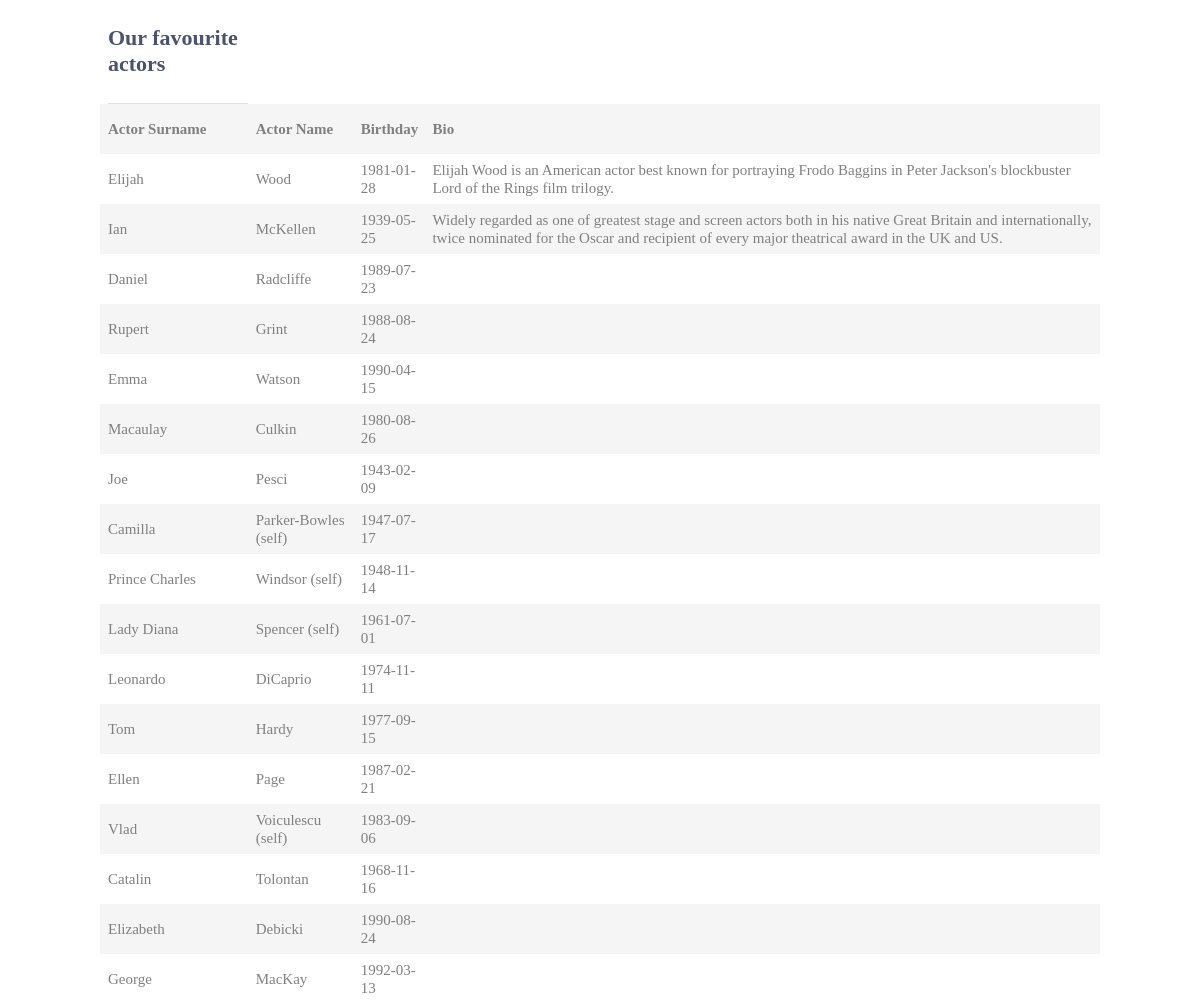
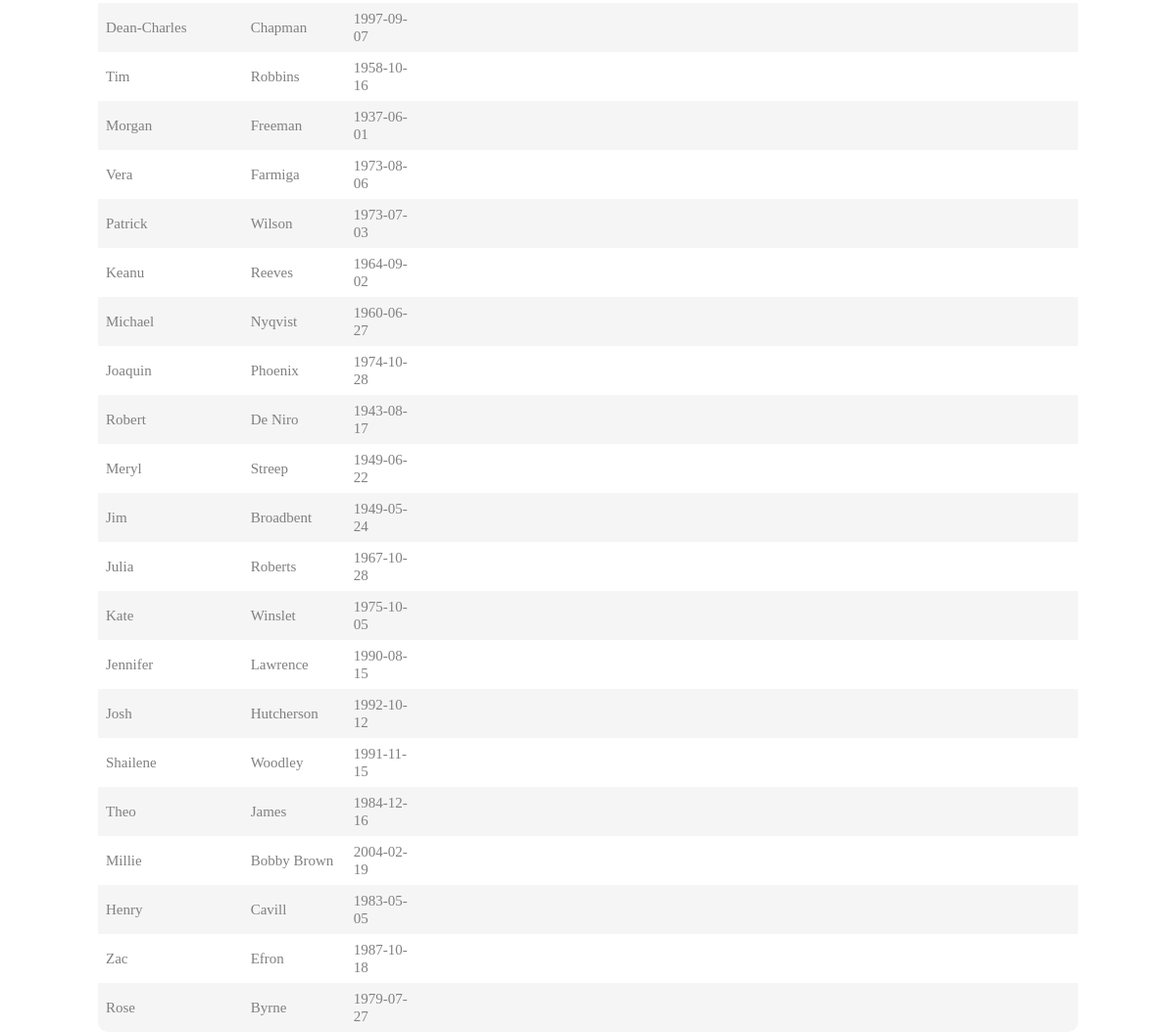
/actors.php, run on the app's committed database (2 pictures, top to bottom).
### tables this page shows
CREATE TABLE `actor` (
  `id_actor` int(11) NOT NULL,
  `prenume_actor` varchar(30) NOT NULL,
  `nume_actor` varchar(20) NOT NULL,
  `data_nasterii` date NOT NULL,
  `bio_actor` varchar(255) DEFAULT NULL
);

### actors.php (the view, shortened to what this page needs)
<?php
$mysqli = new mysqli("localhost", "eduard", "#eduarD123", "movie_db");
$query = 'SELECT * FROM `actor`';
$result = $mysqli->query($query);
?>
<!DOCTYPE html>
<head>
</head>
<body>
<link href="logged_in_style.css" rel="stylesheet" type="text/css">
<link rel="stylesheet" href="https://use.fontawesome.com/releases/v5.7.1/css/all.css">
<link href="tables_style.css" rel="stylesheet" type="text/css">
<div class="content">
<table>
    <tr>
        <th><h2>Our favourite actors</h2></th>
    </tr>
    <th> Actor Surname </th>
    <th> Actor Name </th>
    <th> Birthday </th>
    <th> Bio </th>
    <?php while($rows=mysqli_fetch_assoc($result))
    {
        ?>
        <tr>
            <td> <?php echo $rows['prenume_actor']; ?> </td>
            <td> <?php echo $rows['nume_actor']; ?> </td>
            <td> <?php echo $rows['data_nasterii']; ?> </td>
            <td> <?php echo $rows['bio_actor']; ?> </td>
        </tr>
        <?php
    }
    ?>
</table>
</div>
</body>

### logged_in_style.css (style rules this page uses)
.content { width: 1000px; margin: 0 auto; }
.content h2 { margin: 0; padding: 25px 0; font-size: 22px; border-bottom: 1px solid #e0e0e3; color: #4a536e; }

### tables_style.css (style rules this page uses)
* { margin: 0px; padding: 0px; box-sizing: border-box; }
body, html { height: 100%; font-family: sans-serif; }
h1,h2,h3,h4,h5,h6 { margin: 0px; }
table { border-spacing: 1; border-collapse: collapse; background: white; border-radius: 10px; overflow: hidden; width: 100%; margin: 0 auto; position: relative; }
table * { position: relative; }
table td, table th { padding-left: 8px; }
table tbody tr { height: 50px; }
table tbody tr:last-child { border: 0; }
table td, table th { text-align: left; }
tbody tr:nth-child(even) { background-color: #f5f5f5; }
tbody tr { font-family: OpenSans-Regular; font-size: 15px; color: #808080; line-height: 1.2; font-weight: unset; }

### data on the page
actor: prenume_actor "Elijah", nume_actor "Wood", data_nasterii "1981-01-28", bio_actor "Elijah Wood is an American actor best known for portraying Frodo Baggins in Peter Jackson's blockbuster Lord of the Rings film trilogy."
actor: prenume_actor "Ian", nume_actor "McKellen", data_nasterii "1939-05-25", bio_actor "Widely regarded as one of greatest stage and screen actors both in his native Great Britain and internationally, twice nominated for the Oscar and recipient of every major theatrical award in the UK and US."
actor: prenume_actor "Daniel", nume_actor "Radcliffe", data_nasterii "1989-07-23"
actor: prenume_actor "Rupert", nume_actor "Grint", data_nasterii "1988-08-24"
actor: prenume_actor "Emma", nume_actor "Watson", data_nasterii "1990-04-15"
actor: prenume_actor "Macaulay", nume_actor "Culkin", data_nasterii "1980-08-26"
actor: prenume_actor "Joe", nume_actor "Pesci", data_nasterii "1943-02-09"
actor: prenume_actor "Camilla", nume_actor "Parker-Bowles (self)", data_nasterii "1947-07-17"
actor: prenume_actor "Prince Charles", nume_actor "Windsor (self)", data_nasterii "1948-11-14"
actor: prenume_actor "Lady Diana", nume_actor "Spencer (self)", data_nasterii "1961-07-01"
actor: prenume_actor "Leonardo", nume_actor "DiCaprio", data_nasterii "1974-11-11"
actor: prenume_actor "Tom", nume_actor "Hardy", data_nasterii "1977-09-15"
actor: prenume_actor "Ellen", nume_actor "Page", data_nasterii "1987-02-21"
actor: prenume_actor "Vlad", nume_actor "Voiculescu (self)", data_nasterii "1983-09-06"
actor: prenume_actor "Catalin", nume_actor "Tolontan", data_nasterii "1968-11-16"
actor: prenume_actor "Elizabeth", nume_actor "Debicki", data_nasterii "1990-08-24"
actor: prenume_actor "George", nume_actor "MacKay", data_nasterii "1992-03-13"
actor: prenume_actor "Dean-Charles", nume_actor "Chapman", data_nasterii "1997-09-07"
actor: prenume_actor "Tim", nume_actor "Robbins", data_nasterii "1958-10-16"
actor: prenume_actor "Morgan", nume_actor "Freeman", data_nasterii "1937-06-01"
actor: prenume_actor "Vera", nume_actor "Farmiga", data_nasterii "1973-08-06"
actor: prenume_actor "Patrick", nume_actor "Wilson", data_nasterii "1973-07-03"
actor: prenume_actor "Keanu", nume_actor "Reeves", data_nasterii "1964-09-02"
actor: prenume_actor "Michael", nume_actor "Nyqvist", data_nasterii "1960-06-27"
actor: prenume_actor "Joaquin", nume_actor "Phoenix", data_nasterii "1974-10-28"
actor: prenume_actor "Robert", nume_actor "De Niro", data_nasterii "1943-08-17"
actor: prenume_actor "Meryl", nume_actor "Streep", data_nasterii "1949-06-22"
actor: prenume_actor "Jim", nume_actor "Broadbent", data_nasterii "1949-05-24"
actor: prenume_actor "Julia", nume_actor "Roberts", data_nasterii "1967-10-28"
actor: prenume_actor "Kate", nume_actor "Winslet", data_nasterii "1975-10-05"
actor: prenume_actor "Jennifer", nume_actor "Lawrence", data_nasterii "1990-08-15"
actor: prenume_actor "Josh", nume_actor "Hutcherson", data_nasterii "1992-10-12"
actor: prenume_actor "Shailene", nume_actor "Woodley", data_nasterii "1991-11-15"
actor: prenume_actor "Theo", nume_actor "James", data_nasterii "1984-12-16"
actor: prenume_actor "Millie", nume_actor "Bobby Brown", data_nasterii "2004-02-19"
actor: prenume_actor "Henry", nume_actor "Cavill", data_nasterii "1983-05-05"
actor: prenume_actor "Zac", nume_actor "Efron", data_nasterii "1987-10-18"
actor: prenume_actor "Rose", nume_actor "Byrne", data_nasterii "1979-07-27"
